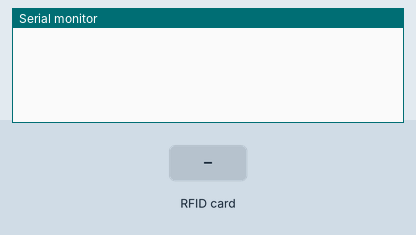
Bench run of a sketch on a simulated Arduino Mega 2560, built with avr-gcc and run on an emulated ATmega2560. Shown: the last lines printed to the serial monitor. The test bench sets the inputs (shaded band).

Above: at 1.2 s.
1.3 s: RFID card 5E 7A 19 C4 held to the reader
At 2.0 s:
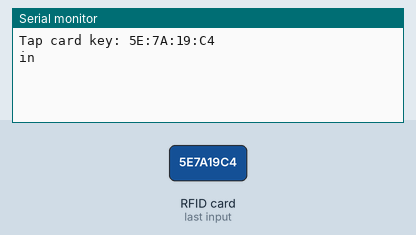
2.8 s: RFID card 5E 7A 19 C4 held to the reader
At 4.0 s:
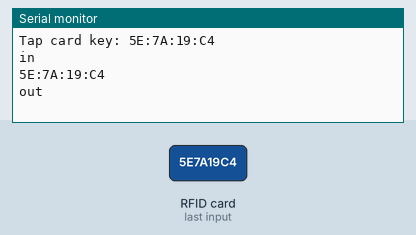

The sketch:

PPPP.ino
```cpp
// (licence header left out)
#include <SPI.h>
#include <MFRC522.h>

#define RST_PIN         5          // Configurable, see typical pin layout above
#define SS_PIN          53         // Configurable, see typical pin layout above

String ID1 = "";
String ID2 = "";
String ID3 = "";
String ID4 = "";
String ID5 = "";
String ID6 = "";
String ID7 = "";
String ID8 = "";
String ID9 = "";
String ID10 = "";

// เช็คเข้าออก
int bo1 = 0;
int bo2 = 0;
int bo3 = 0;
int bo4 = 0;
int bo5 = 0;
int bo6 = 0;
int bo7 = 0;
int bo8 = 0;
int bo9 = 0;
int bo10 = 0;

int i = 10;


MFRC522 rfid(SS_PIN, RST_PIN);  // Create MFRC522 instance
MFRC522::MIFARE_Key key;

void setup() {

	Serial.begin(9600);		// Initialize serial communications with the PC
	SPI.begin();			// Init SPI bus
  rfid.PCD_Init();


}

void loop() {

 if (!rfid.PICC_IsNewCardPresent() || !rfid.PICC_ReadCardSerial() )

      return;

  // Serial.print(F("PICC type: "));
  MFRC522::PICC_Type piccType = rfid.PICC_GetType(rfid.uid.sak);
  // Serial.println(rfid.PICC_ReadCardSerial());

  // Check is the PICC of Classic MIFARE type
  if (piccType != MFRC522::PICC_TYPE_MIFARE_MINI &&
    piccType != MFRC522::PICC_TYPE_MIFARE_1K &&
    piccType != MFRC522::PICC_TYPE_MIFARE_4K) {
  //  Serial.println(F("Your tag is not of type MIFARE Classic."));
    return;
  }

  String strID = "";
  for (byte i = 0; i < 4; i++) {
    strID +=
    (rfid.uid.uidByte[i] < 0x10 ? "0" : "") +
    String(rfid.uid.uidByte[i], HEX) +
    (i!=3 ? ":" : "");
  }

  strID.toUpperCase();

/////////////////////////////////////////////////////////////////////////////////////////

  if(strID.indexOf(ID1) >= 0 && bo1 == 1)
     {

      Serial.println(ID1);
      Serial.println("out");
      ID1 = "";
      bo1 = 0;
      delay(1000);
      goto bailout;

     }

  if(strID.indexOf(ID2) >= 0 && bo2 == 1)
     {

      Serial.println(ID2);
      Serial.println("out");
      ID2 = "";
      bo2 = 0;
      delay(1000);
      goto bailout;

     }

////////////////////////////////////////////////////////////////////////////////////////

  if ((bo1 == 0) && (ID1 = ""))
    {
      bo1 = 1;
      ID1 = strID;
      Serial.print("Tap card key: ");
      Serial.println(ID1);
      Serial.println("in");
      delay(1000);

    }
   else if ((bo2 == 0) && (ID2 = ""))
    {
      bo2 = 1;
      ID2 = strID;
      Serial.print("Tap card key: ");
      Serial.println(ID2);
      Serial.println("in");
      delay(1000);
    }

   ///////////////////////////////////////////////////////////////////////


  bailout:

   rfid.PICC_HaltA();
   rfid.PCD_StopCrypto1();


}
```

Measured:
- after the input at 1.3 s, the serial monitor: prints a new line at once (image 1)
- after the input at 2.8 s, the serial monitor: prints a new line at once (image 2)
